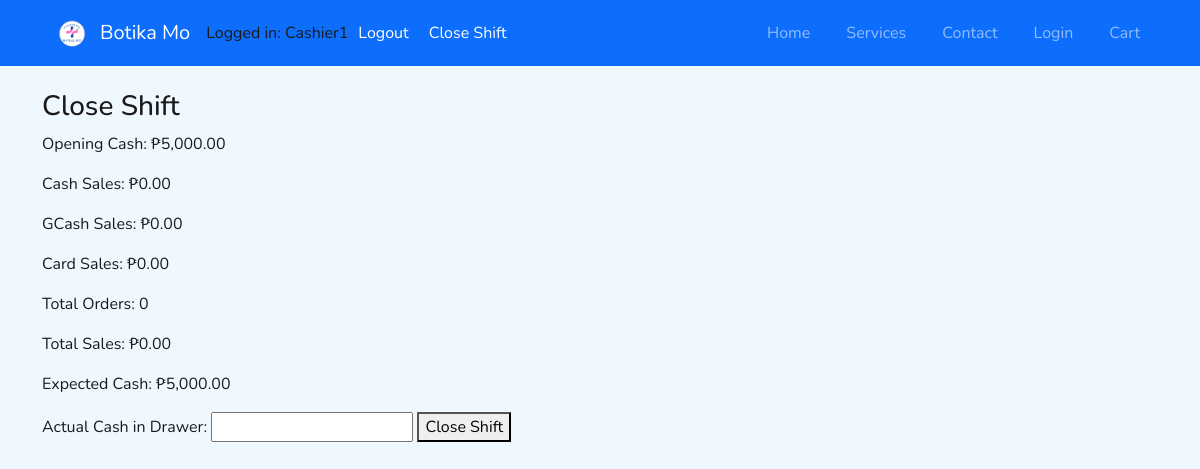
Page /shift_close.php (signed in) on the earlier database version.
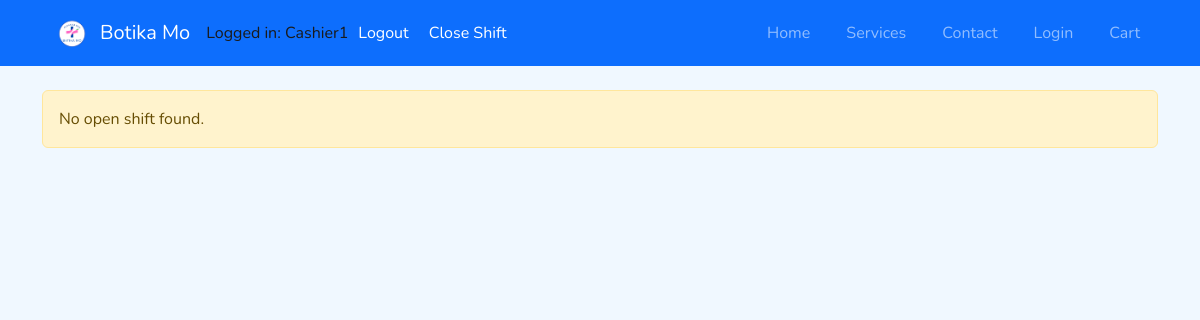
Same page on the later database version.
### tables this page shows
CREATE TABLE `cashier_shift` (
  `id` int NOT NULL AUTO_INCREMENT,
  `cashier_id` int DEFAULT NULL,
  `open_time` datetime DEFAULT NULL,
  `close_time` datetime DEFAULT NULL,
  `opening_cash` decimal(10,2) DEFAULT NULL,
  `closing_cash` decimal(10,2) DEFAULT NULL,
  `cash_sales` decimal(10,2) DEFAULT NULL,
  `total_sales` decimal(10,2) DEFAULT NULL,
  `status` varchar(20) DEFAULT NULL,
  `gcash_sales` decimal(10,2) DEFAULT NULL,
  `card_sales` decimal(10,2) DEFAULT NULL,
  `total_orders` int DEFAULT NULL,
  PRIMARY KEY (`id`)
);

### shift_close.php (the view, shortened to what this page needs)
<?php
include 'header.php';
include 'db.php';
$cashier = $_SESSION['user_id'];
$shiftQuery = $conn->query("
    SELECT id, opening_cash, open_time
    FROM cashier_shift
    WHERE cashier_id=$cashier AND status='open'
");
if($shiftQuery->num_rows == 0){
    echo "<div class='alert alert-warning'>No open shift found.</div>";
    exit;
}
$shift = $shiftQuery->fetch_assoc();
$opening = $shift['opening_cash'];
$open_time = $shift['open_time'];
$orderQuery = $conn->query("
    SELECT
        SUM(CASE WHEN payment_method='Cash' AND status='paid' THEN total ELSE 0 END) AS cash,
        SUM(CASE WHEN payment_method='GCash' AND status='paid' THEN total ELSE 0 END) AS gcash,
        SUM(CASE WHEN payment_method='Card' AND status='paid' THEN total ELSE 0 END) AS card,
        SUM(CASE WHEN status='paid' THEN total ELSE 0 END) AS total_sales,
        COUNT(CASE WHEN status='paid' THEN id END) AS total_orders
    FROM orders
    WHERE cashier_id=$cashier
    AND status='paid'
    AND created_at BETWEEN '$open_time' AND NOW()
")->fetch_assoc();
$expected = $opening + ($orderQuery['cash'] ?? 0);
?>
<h3>Close Shift</h3>
<p>Opening Cash: ₱<?= number_format($opening,2) ?></p>
<p>Cash Sales: ₱<?= number_format($orderQuery['cash'] ?? 0,2) ?></p>
<p>GCash Sales: ₱<?= number_format($orderQuery['gcash'] ?? 0,2) ?></p>
<p>Card Sales: ₱<?= number_format($orderQuery['card'] ?? 0,2) ?></p>
<p>Total Orders: <?= $orderQuery['total_orders'] ?? 0 ?></p>
<p>Total Sales: ₱<?= number_format($orderQuery['total_sales'] ?? 0,2) ?></p>
<p>Expected Cash: ₱<?= number_format($expected,2) ?></p>
<form method="post">
    <label>Actual Cash in Drawer:</label>
    <input type="number" step="0.01" name="closing_cash" required>
    <button type="submit" name="close_shift">Close Shift</button>
</form>

Differences in the rows shown:
removed cashier_shift: opening_cash "5,000.00"
Other differences:
$orderQuery['cash']: "0.00" → (not shown)
$orderQuery['gcash']: "0.00" → (not shown)
$orderQuery['card']: "0.00" → (not shown)
$orderQuery['total_orders']: "0" → (not shown)
$orderQuery['total_sales']: "0.00" → (not shown)
$expected: "5,000.00" → (not shown)
text no longer shown: "Close Shift Opening Cash: ₱ Cash Sales: ₱ GCash Sales: ₱ Card Sales: ₱ Total Orders: Total Sales: ₱ Expected Cash: ₱ Actual Cash in Drawer: Close Shift"
text now shown: "No open shift found."
